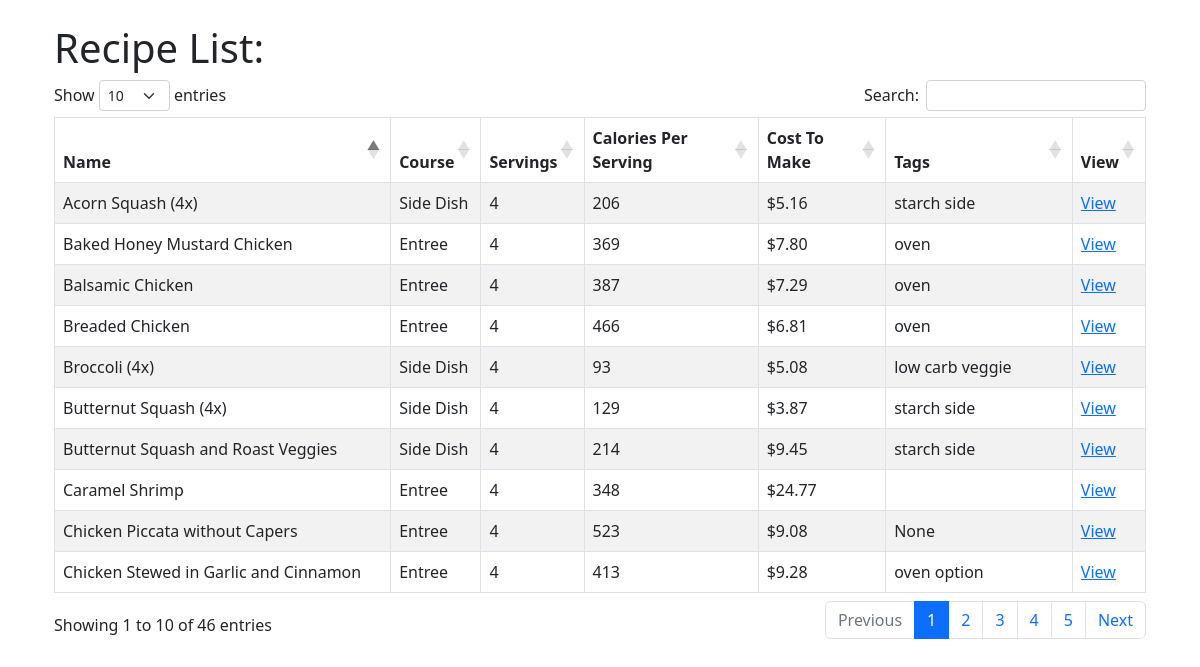
/view_recipes, run on the app's committed database.
### models.py (models this page shows, shortened)
class Recipe(db.Model):
    id = db.Column(db.Integer, primary_key=True)
    name = db.Column(db.String(100))
    course = db.Column(db.String(30))
    servings = db.Column(db.Float)
    serving_size = db.Column(db.String(30))
    tags = db.Column(db.Text)
    def get_total_cost(self):
        x = [x.qty for x in RecipeIngredient.query.filter_by(rid=self.id).all()]
        y = [
            y.ingredient.u_price
            for y in RecipeIngredient.query.filter_by(rid=self.id).all()
        ]
        tc = []
        for num1, num2 in zip(x, y):
            tc.append(num1 * num2)
        return sum(tc)
    def get_total_calories(self):
        a = [a.qty for a in RecipeIngredient.query.filter_by(rid=self.id).all()]
        p = [
            p.ingredient.protein
            for p in RecipeIngredient.query.filter_by(rid=self.id).all()
        ]
        c = [
            c.ingredient.carbs
            for c in RecipeIngredient.query.filter_by(rid=self.id).all()
        ]
        f = [
            f.ingredient.fat
            for f in RecipeIngredient.query.filter_by(rid=self.id).all()
        ]
        tp = []
        for num1, num2 in zip(a, p):
            tp.append((num1 * num2) * 4)
        tc = []
        for num1, num2 in zip(a, c):
            tc.append((num1 * num2) * 4)
        tf = []
        for num1, num2 in zip(a, f):
            tf.append((num1 * num2) * 9)
        gtl = (sum(tf)) + (sum(tp)) + (sum(tc))
        return gtl

class RecipeIngredient(db.Model):
    id = db.Column(db.Integer, primary_key=True)
    rid = db.Column(db.Integer, db.ForeignKey("recipe.id"))
    iid = db.Column(db.Integer, db.ForeignKey("ingredient.id"))
    qty = db.Column(db.Float)
    unit_suffix = db.Column(db.String(50))
    ingredient_color_tag = db.Column(db.String(20))

class Ingredient(db.Model):
    __tablename__ = "ingredient"
    id = db.Column(db.Integer, primary_key=True)
    name = db.Column(db.String(120), nullable=False)
    icalories = db.Column(db.Float)
    protein = db.Column(db.Float)
    carbs = db.Column(db.Float)
    fat = db.Column(db.Float)
    fiber = db.Column(db.Float)
    sugar = db.Column(db.Float)
    item_unit_size = db.Column(db.Float)  # How many units of item at store
    item_price = db.Column(db.Float)  # Price for full item at store
    u_price = db.Column(db.Float)
    aisle_id = db.Column(db.Integer, db.ForeignKey("aisle.id"))
    ingredients = db.relationship("RecipeIngredient", backref="ingredient")

### main.py (the view)
@app.route("/view_recipes")
def no_edit_recipe_list():
    recipe_list = Recipe.query.order_by(Recipe.name)
    return render_template("/recipes/no_edit_recipe_list.html", recipe_list=recipe_list)

### templates/recipes/no_edit_recipe_list.html (shortened to what this page needs)
<!DOCTYPE html>
<html lang="en">
  <head>
    <link
      href="{{ url_for('static', filename='css/select2.css') }}"
      rel="stylesheet"
    />
    <link rel="stylesheet" type="text/css" href="https://cdn.datatables.net/1.10.25/css/dataTables.bootstrap5.css">
    {% extends 'base_no_edit.html' %} {% block content %}
  </head>
  <body>
    <div class="container">
      <h1>Recipe List:</h1>
      <table id="data" class="table table-hover table-bordered table-striped">
        <thead>
          <tr>
          <th>Name</th>
          <th>Course</th>
          <th>Servings</th>
          <th>Calories Per Serving</th>
          <th>Cost To Make</th>
          <th>Tags</th>
          <th>View</th>
        </tr>
        </thead>
        <tbody>
        {% for recipe_table in recipe_list %}
        <tr>
          <td>{{recipe_table.name}}</td> <td>{{recipe_table.course}}</td><td>{{(' %0.0f'|format(recipe_table.servings)) if (recipe_table.servings%1==0) else (' %0.2f'|format(recipe_table.servings))}}</td><td>{{'%0.0f'|format((recipe_table.get_total_calories())/recipe_table.servings)}}</td> <td>{{'$%0.2f'|format(recipe_table.get_total_cost())}}</td> <td>{{recipe_table.tags}} </td><td><a href="{{url_for('no_edit_view_recipe', id=recipe_table.id)}}">
          View</td>
        </tr>
        {% endfor %}
      </tbody>
      </table>
    </div>
  </body>
  {% endblock %}

### data on the page
Recipe: name "Acorn Squash (4x)", course "Side Dish", servings "4", tags "starch side"
RecipeIngredient: (recipe_table.get_total_calories())/recipe_table.servings "206", get_total_cost "$5.16"
Recipe: name "Baked Honey Mustard Chicken", course "Entree", servings "4", tags "oven"
RecipeIngredient: (recipe_table.get_total_calories())/recipe_table.servings "369", get_total_cost "$7.80"
Recipe: name "Balsamic Chicken", course "Entree", servings "4", tags "oven"
RecipeIngredient: (recipe_table.get_total_calories())/recipe_table.servings "387", get_total_cost "$7.29"
Recipe: name "Breaded Chicken", course "Entree", servings "4", tags "oven"
RecipeIngredient: (recipe_table.get_total_calories())/recipe_table.servings "466", get_total_cost "$6.81"
Recipe: name "Broccoli (4x)", course "Side Dish", servings "4", tags "low carb veggie"
RecipeIngredient: (recipe_table.get_total_calories())/recipe_table.servings "93", get_total_cost "$5.08"
Recipe: name "Butternut Squash (4x)", course "Side Dish", servings "4", tags "starch side"
RecipeIngredient: (recipe_table.get_total_calories())/recipe_table.servings "129", get_total_cost "$3.87"
Recipe: name "Butternut Squash and Roast Veggies", course "Side Dish", servings "4", tags "starch side"
RecipeIngredient: (recipe_table.get_total_calories())/recipe_table.servings "214", get_total_cost "$9.45"
Recipe: name "Caramel Shrimp", course "Entree", servings "4"
RecipeIngredient: (recipe_table.get_total_calories())/recipe_table.servings "348", get_total_cost "$24.77"
Recipe: name "Chicken Piccata without Capers", course "Entree", servings "4", tags "None"
RecipeIngredient: (recipe_table.get_total_calories())/recipe_table.servings "523", get_total_cost "$9.08"
Recipe: name "Chicken Stewed in Garlic and Cinnamon", course "Entree", servings "4", tags "oven option"
RecipeIngredient: (recipe_table.get_total_calories())/recipe_table.servings "413", get_total_cost "$9.28"
